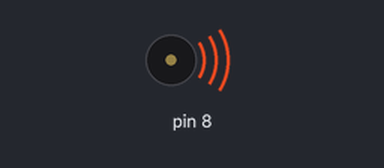
Bench run of a sketch on a simulated Arduino Uno, built with avr-gcc and run on an emulated ATmega328P. Parts: buzzer (waves = sounding).

Above: at 0.1 s.
At 11.9 s:
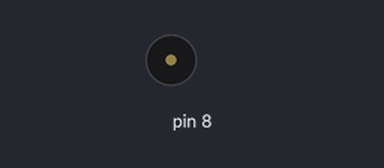
Timing chart, 0 to 13.4 s (numbered marks = the images above):
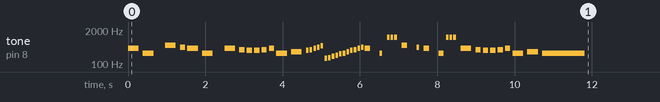

The sketch:

granddad.ino
```cpp
/*
 * grand dad
 * plays an amalgomation of the flintstones theme and 7 Grand Dad on
 * digital pin 8 (arduino UNO was used)
 * yamzee 19.07.2019
 *
 * Original code created 21.01.2010 by Tom Igoe
 * http://www.arduino.cc/en/Tutorial/Tone
 *
 * sorry for stealing public domain code!
*/

#include "pitches.h"

//TODO: find a way to compress the array or make it easier to transfer music from sheet to this

// NOTES
int melody[] = {
  NOTE_G4, NOTE_C4, 0, NOTE_C5, NOTE_A4, NOTE_G4, NOTE_C4, 0, NOTE_G4, NOTE_F4, NOTE_E4, NOTE_E4, NOTE_F4, NOTE_G4, NOTE_C4, NOTE_D4, //first loop of the theme
  NOTE_E4, NOTE_F4, NOTE_G4, NOTE_A4, NOTE_B4, NOTE_E3, NOTE_F3, NOTE_G3, NOTE_A3, NOTE_B3, NOTE_C4, NOTE_D4, NOTE_E4, NOTE_F4, NOTE_G4, NOTE_A4, //PIANO RISE
  NOTE_G4, 0, NOTE_C4, 0, //THIS SECTION SEPERATES THE FRILLS JUST FOR EASE OF MATCHING UP NOTE LENGTHS AND JUNK
  NOTE_C6, NOTE_C6, NOTE_C6, 0, //FRILLS
  NOTE_C5, 0, NOTE_A4, 0, NOTE_G4, 0, NOTE_C4,
  NOTE_C6, NOTE_C6, NOTE_C6, 0, //FRILLS
  NOTE_G4, NOTE_F4, NOTE_E4, NOTE_E4, NOTE_F4, NOTE_G4, NOTE_C4, NOTE_D4, NOTE_C4  // END
};

// NOTE DURATION
int noteDurations[] = {
  4, 4, 8, 4, 8, 4, 4, 8, 4, 8, 8, 8, 8, 8, 4, 4,// first loop of the theme
  16, 16, 16, 16, 16, 16, 16, 16, 16, 16, 16, 16, 16, 16, 16, 16, // piano rise
  8, 8, 16, 16,
  16, 16, 16, 16,
  8, 8, 16, 16, 8, 8, 8,
  16, 16, 16, 16,
  4, 8, 8, 8, 8, 8, 4, 4, 1  // second loop
};

void setup() {
  // iterate over the notes of the melody:
  for (int thisNote = 0; thisNote < 61; thisNote++) {

    //TODO: calculate BPM so it isn't as rough of a guess as it is now

    // to calculate the note duration, take one second divided by the note type.
    //e.g. quarter note = 1000 / 4, eighth note = 1000/8, etc.
    int noteDuration = 1100 / noteDurations[thisNote];
    tone(8, melody[thisNote], noteDuration);

    // to distinguish the notes, set a minimum time between them.
    // the note's duration + 30% seems to work well:
    int pauseBetweenNotes = noteDuration * 1.40;
    delay(pauseBetweenNotes);
    // stop the tone playing:
    noTone(8);
  }
}

void loop() {
  // no need to repeat the melody.
}
```

pitches.h
```cpp
/*************************************************
 * Public Constants
 *************************************************/

#define NOTE_B0  31
#define NOTE_C1  33
#define NOTE_CS1 35
#define NOTE_D1  37
#define NOTE_DS1 39
#define NOTE_E1  41
#define NOTE_F1  44
#define NOTE_FS1 46
#define NOTE_G1  49
#define NOTE_GS1 52
#define NOTE_A1  55
#define NOTE_AS1 58
#define NOTE_B1  62
#define NOTE_C2  65
#define NOTE_CS2 69
#define NOTE_D2  73
#define NOTE_DS2 78
#define NOTE_E2  82
#define NOTE_F2  87
#define NOTE_FS2 93
#define NOTE_G2  98
#define NOTE_GS2 104
#define NOTE_A2  110
#define NOTE_AS2 117
#define NOTE_B2  123
#define NOTE_C3  131
#define NOTE_CS3 139
#define NOTE_D3  147
#define NOTE_DS3 156
#define NOTE_E3  165
#define NOTE_F3  175
#define NOTE_FS3 185
#define NOTE_G3  196
#define NOTE_GS3 208
#define NOTE_A3  220
#define NOTE_AS3 233
#define NOTE_B3  247
#define NOTE_C4  262
#define NOTE_CS4 277
#define NOTE_D4  294
#define NOTE_DS4 311
#define NOTE_E4  330
#define NOTE_F4  349
#define NOTE_FS4 370
#define NOTE_G4  392
#define NOTE_GS4 415
#define NOTE_A4  440
#define NOTE_AS4 466
#define NOTE_B4  494
#define NOTE_C5  523
#define NOTE_CS5 554
#define NOTE_D5  587
#define NOTE_DS5 622
#define NOTE_E5  659
#define NOTE_F5  698
#define NOTE_FS5 740
#define NOTE_G5  784
#define NOTE_GS5 831
#define NOTE_A5  880
#define NOTE_AS5 932
#define NOTE_B5  988
#define NOTE_C6  1047
#define NOTE_CS6 1109
#define NOTE_D6  1175
#define NOTE_DS6 1245
#define NOTE_E6  1319
#define NOTE_F6  1397
#define NOTE_FS6 1480
#define NOTE_G6  1568
#define NOTE_GS6 1661
#define NOTE_A6  1760
#define NOTE_AS6 1865
#define NOTE_B6  1976
#define NOTE_C7  2093
#define NOTE_CS7 2217
#define NOTE_D7  2349
#define NOTE_DS7 2489
#define NOTE_E7  2637
#define NOTE_F7  2794
#define NOTE_FS7 2960
#define NOTE_G7  3136
#define NOTE_GS7 3322
#define NOTE_A7  3520
#define NOTE_AS7 3729
#define NOTE_B7  3951
#define NOTE_C8  4186
#define NOTE_CS8 4435
#define NOTE_D8  4699
#define NOTE_DS8 4978
```
